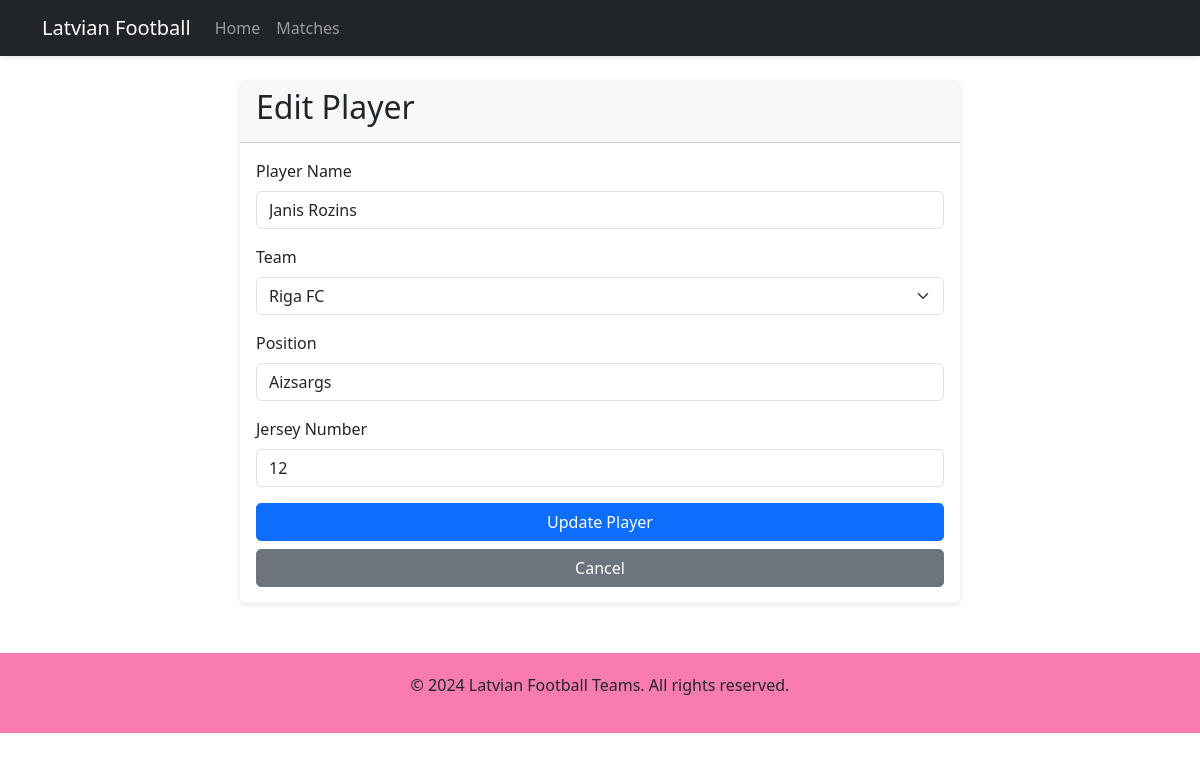
The app's page /admin/player/edit/1 (signed in) with its own data.
### tables this page shows
CREATE TABLE players
                 (id INTEGER PRIMARY KEY AUTOINCREMENT,
                  name TEXT NOT NULL,
                  team_id INTEGER,
                  position TEXT,
                  number INTEGER,
                  FOREIGN KEY (team_id) REFERENCES teams(id));

CREATE TABLE teams
                 (id INTEGER PRIMARY KEY AUTOINCREMENT,
                  name TEXT NOT NULL,
                  city TEXT NOT NULL,
                  founded INTEGER,
                  stadium TEXT,
                  logo TEXT);

### app.py (the view, shortened to what this page needs)
@app.route('/admin/player/edit/<int:player_id>', methods=['GET', 'POST'])
def edit_player(player_id):
    if not session.get('admin_logged_in'):
        return redirect(url_for('admin_login'))
    conn = sqlite3.connect('football.db')
    c = conn.cursor()
    c.execute('SELECT * FROM players WHERE id = ?', (player_id,))
    player = c.fetchone()
    c.execute('SELECT * FROM teams')
    teams = c.fetchall()
    conn.close()
    return render_template('admin/edit_player.html', player=player, teams=teams)

### templates/admin/edit_player.html (shortened to what this page needs)
{% extends "base.html" %}
{% block content %}
<div class="container">
    <div class="row justify-content-center">
        <div class="col-md-8">
            <div class="card">
                <div class="card-header">
                    <h2>Edit Player</h2>
                </div>
                <div class="card-body">
                    <form method="POST" action="{{ url_for('edit_player', player_id=player[0]) }}">
                        <div class="mb-3">
                            <label for="name" class="form-label">Player Name</label>
                            <input type="text" class="form-control" id="name" name="name" value="{{ player[1] }}" required>
                        </div>
                        <div class="mb-3">
                            <label for="team_id" class="form-label">Team</label>
                            <select class="form-select" id="team_id" name="team_id" required>
                                {% for team in teams %}
                                <option value="{{ team[0] }}" {% if team[0] == player[2] %}selected{% endif %}>{{ team[1] }}</option>
                                {% endfor %}
                            </select>
                        </div>
                        <div class="mb-3">
                            <label for="position" class="form-label">Position</label>
                            <input type="text" class="form-control" id="position" name="position" value="{{ player[3] }}" required>
                        </div>
                        <div class="mb-3">
                            <label for="number" class="form-label">Jersey Number</label>
                            <input type="number" class="form-control" id="number" name="number" value="{{ player[4] }}" required>
                        </div>
                        <div class="d-grid gap-2">
                            <button type="submit" class="btn btn-primary">Update Player</button>
                            <a href="{{ url_for('admin_dashboard') }}" class="btn btn-secondary">Cancel</a>
                        </div>
                    </form>
                </div>
            </div>
        </div>
    </div>
</div>
{% endblock %}

### static/css/style.css (style rules this page uses)
.card { transition: transform 0.3s ease, box-shadow 0.3s ease; border: none; box-shadow: 0 2px 5px rgba(0,0,0,0.1); }
.btn { border-radius: 5px; transition: all 0.3s ease; }

### records on screen
players: name "Janis Rozins", team_id "Riga FC", position "Aizsargs", number "12"
